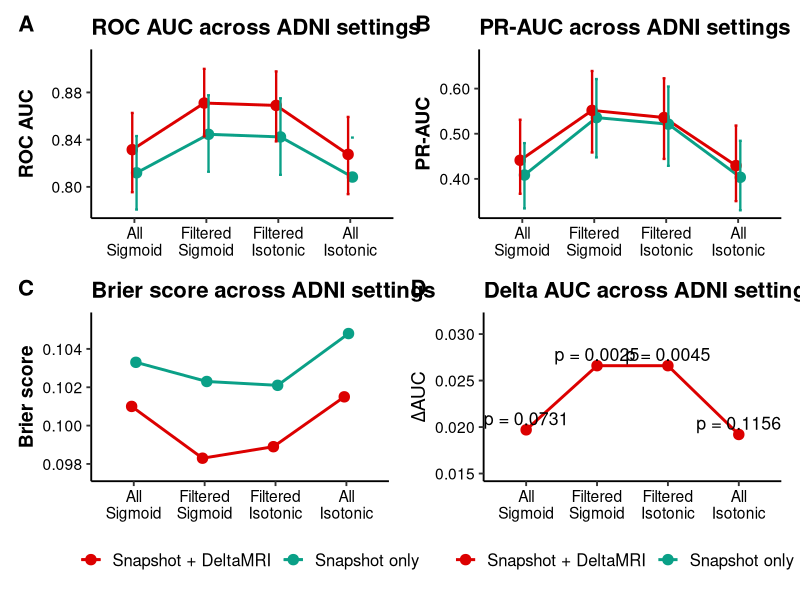
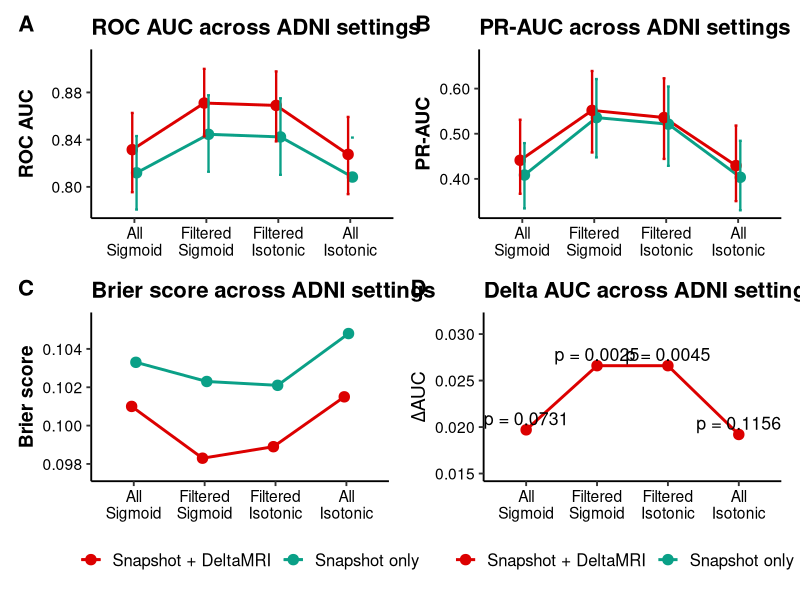

These charts were generated, in order, by the following R code:
# Figure 4 final polish + ABCD panel tags
# ADNI sensitivity across analysis settings
# Run with: Rscript Figure4_polished_final_ABCD.R
# Output: Figure4_final.png and Figure4_final.pdf in the current folder

pkgs <- c("ggplot2", "dplyr", "patchwork", "scales")
for (p in pkgs) {
  if (!requireNamespace(p, quietly = TRUE)) install.packages(p, repos = "https://cloud.r-project.org")
}

suppressPackageStartupMessages({
  library(ggplot2)
  library(dplyr)
  library(patchwork)
  library(scales)
})

# -----------------------------
# Final locked values
# -----------------------------
settings <- c("All\nSigmoid", "Filtered\nSigmoid", "Filtered\nIsotonic", "All\nIsotonic")

# Colors aligned with the project palette
col_snapshot <- "#0AA087FF"   # teal
col_delta    <- "#DC0000FF"   # red

# Panel A: ROC AUC + 95% CI
roc_df <- tibble::tibble(
  setting = factor(rep(settings, each = 2), levels = settings),
  Set = rep(c("Snapshot only", "Snapshot + DeltaMRI"), times = 4),
  mean = c(
    0.8119, 0.8315,   # All Sigmoid
    0.8445, 0.8710,   # Filtered Sigmoid
    0.8423, 0.8690,   # Filtered Isotonic
    0.8083, 0.8275    # All Isotonic
  ),
  lower = c(
    0.7807505709965901, 0.7954371276458857,
    0.8127785958211371, 0.8428129509379509,
    0.8101696834315892, 0.8385155084440042,
    0.7754835911502953, 0.7938136931890617
  ),
  upper = c(
    0.8430622220507089, 0.8626395124570652,
    0.8776307045199973, 0.8999919437570769,
    0.8750800304878048, 0.8978708299926110,
    0.8417586579430547, 0.8592437847877334
  )
)

# Panel B: PR-AUC + 95% CI
pr_df <- tibble::tibble(
  setting = factor(rep(settings, each = 2), levels = settings),
  Set = rep(c("Snapshot only", "Snapshot + DeltaMRI"), times = 4),
  mean = c(
    0.4085, 0.4412,   # All Sigmoid
    0.5358, 0.5517,   # Filtered Sigmoid
    0.5212, 0.5359,   # Filtered Isotonic
    0.4035, 0.4294    # All Isotonic
  ),
  lower = c(
    0.3345454767077358, 0.3669041118673638,
    0.44752588964430773, 0.458447758128475,
    0.42885457199449656, 0.4440658636399708,
    0.3304238697592197, 0.35054874547258436
  ),
  upper = c(
    0.47926094721434137, 0.5311156206471417,
    0.6211732795171880, 0.6391570889161924,
    0.6046923105780035, 0.6229966371299425,
    0.4843705537667649, 0.5182348269561850
  )
)

# Panel C: Brier score
brier_df <- tibble::tibble(
  setting = factor(rep(settings, each = 2), levels = settings),
  Set = rep(c("Snapshot only", "Snapshot + DeltaMRI"), times = 4),
  mean = c(
    0.1033, 0.1010,
    0.1023, 0.0983,
    0.1021, 0.0989,
    0.1048, 0.1015
  )
)

# Panel D: Delta AUC + p values
dauc_df <- tibble::tibble(
  setting = factor(settings, levels = settings),
  dAUC = c(0.0197, 0.0266, 0.0266, 0.0192),
  p_label = c("p = 0.0731", "p = 0.0025", "p = 0.0045", "p = 0.1156")
)

# -----------------------------
# Theme
# -----------------------------
base_theme <- theme_classic(base_size = 14) +
  theme(
    plot.title = element_text(face = "bold", size = 16, hjust = 0),
    axis.title = element_text(face = "bold"),
    axis.text = element_text(color = "black"),
    legend.title = element_blank(),
    legend.text = element_text(size = 12),
    legend.position = "bottom",
    legend.box = "horizontal",
    panel.border = element_blank(),
    plot.margin = margin(8, 8, 8, 8)
  )

color_scale <- scale_color_manual(values = c(
  "Snapshot only" = col_snapshot,
  "Snapshot + DeltaMRI" = col_delta
))

# -----------------------------
# Panel A
# -----------------------------
pA <- ggplot(roc_df, aes(x = setting, y = mean, color = Set, group = Set)) +
  geom_line(linewidth = 1.0, position = position_dodge(width = 0.12)) +
  geom_point(size = 3.2, position = position_dodge(width = 0.12)) +
  geom_errorbar(aes(ymin = lower, ymax = upper), width = 0.08, linewidth = 0.8,
                position = position_dodge(width = 0.12)) +
  color_scale +
  scale_y_continuous(limits = c(0.78, 0.91), labels = number_format(accuracy = 0.01)) +
  labs(title = "ROC AUC across ADNI settings", x = NULL, y = "ROC AUC") +
  base_theme

# -----------------------------
# Panel B
# -----------------------------
pB <- ggplot(pr_df, aes(x = setting, y = mean, color = Set, group = Set)) +
  geom_line(linewidth = 1.0, position = position_dodge(width = 0.12)) +
  geom_point(size = 3.2, position = position_dodge(width = 0.12)) +
  geom_errorbar(aes(ymin = lower, ymax = upper), width = 0.08, linewidth = 0.8,
                position = position_dodge(width = 0.12)) +
  color_scale +
  scale_y_continuous(limits = c(0.33, 0.67), labels = number_format(accuracy = 0.01)) +
  labs(title = "PR-AUC across ADNI settings", x = NULL, y = "PR-AUC") +
  base_theme

# -----------------------------
# Panel C
# -----------------------------
pC <- ggplot(brier_df, aes(x = setting, y = mean, color = Set, group = Set)) +
  geom_line(linewidth = 1.0, position = position_dodge(width = 0.12)) +
  geom_point(size = 3.2, position = position_dodge(width = 0.12)) +
  color_scale +
  scale_y_continuous(limits = c(0.0975, 0.1055), labels = number_format(accuracy = 0.001)) +
  labs(title = "Brier score across ADNI settings", x = NULL, y = "Brier score") +
  base_theme

# -----------------------------
# Panel D
# -----------------------------
pD <- ggplot(dauc_df, aes(x = setting, y = dAUC, group = 1)) +
  geom_line(color = col_delta, linewidth = 1.0) +
  geom_point(color = col_delta, size = 3.2) +
  geom_text(aes(label = p_label, y = dAUC + 0.0012), size = 4.5, color = "black") +
  scale_y_continuous(limits = c(0.015, 0.0315), labels = number_format(accuracy = 0.001)) +
  labs(title = "Delta AUC across ADNI settings", x = NULL, y = expression(Delta*"AUC")) +
  base_theme +
  theme(legend.position = "none")

# -----------------------------
# Assemble with one shared legend + panel tags
# -----------------------------
fig4 <- ((pA | pB) / (pC | pD)) +
  plot_layout(guides = "collect") +
  plot_annotation(tag_levels = "A") &
  theme(
    legend.position = "bottom",
    plot.tag = element_text(face = "bold", size = 16),
    plot.tag.position = c(0.02, 0.98)
  )

# Save
out_png <- file.path(getwd(), "Figure4_final.png")
out_pdf <- file.path(getwd(), "Figure4_final.pdf")

ggsave(out_png, fig4, width = 14, height = 10, dpi = 300, bg = "white")
ggsave(out_pdf, fig4, width = 14, height = 10, bg = "white")

cat("Saved:\n")
cat("- ", out_png, "\n", sep = "")
cat("- ", out_pdf, "\n", sep = "")
